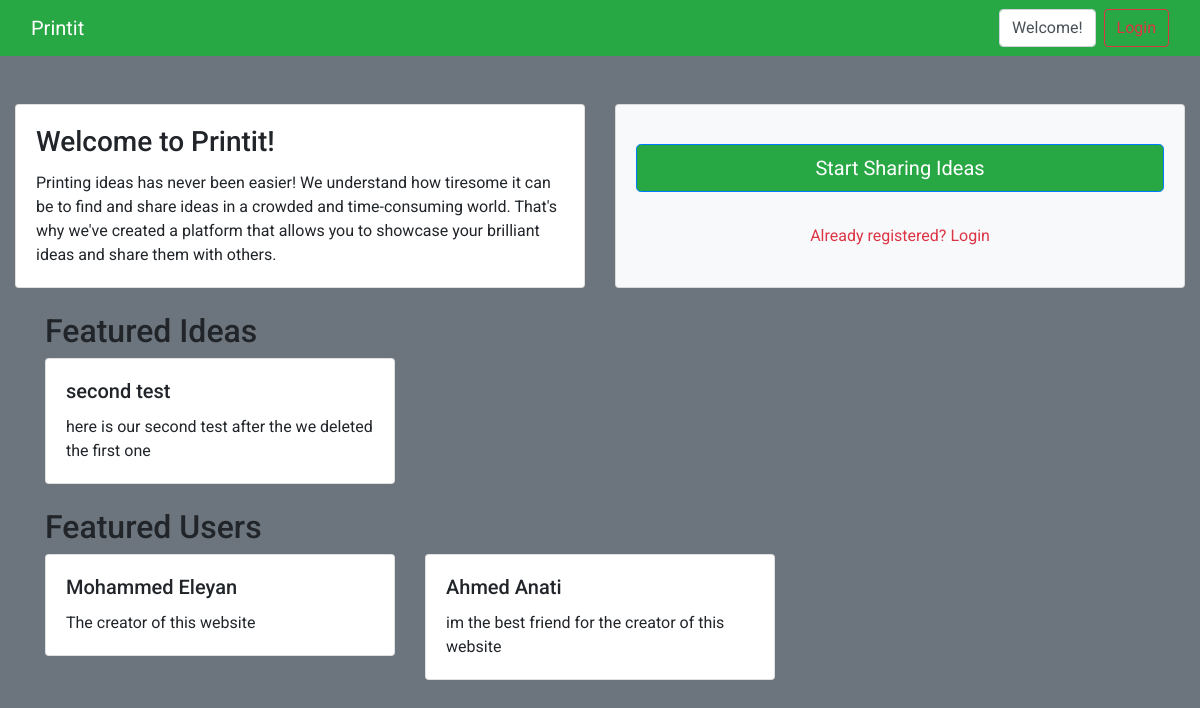
The app's page /, older data.
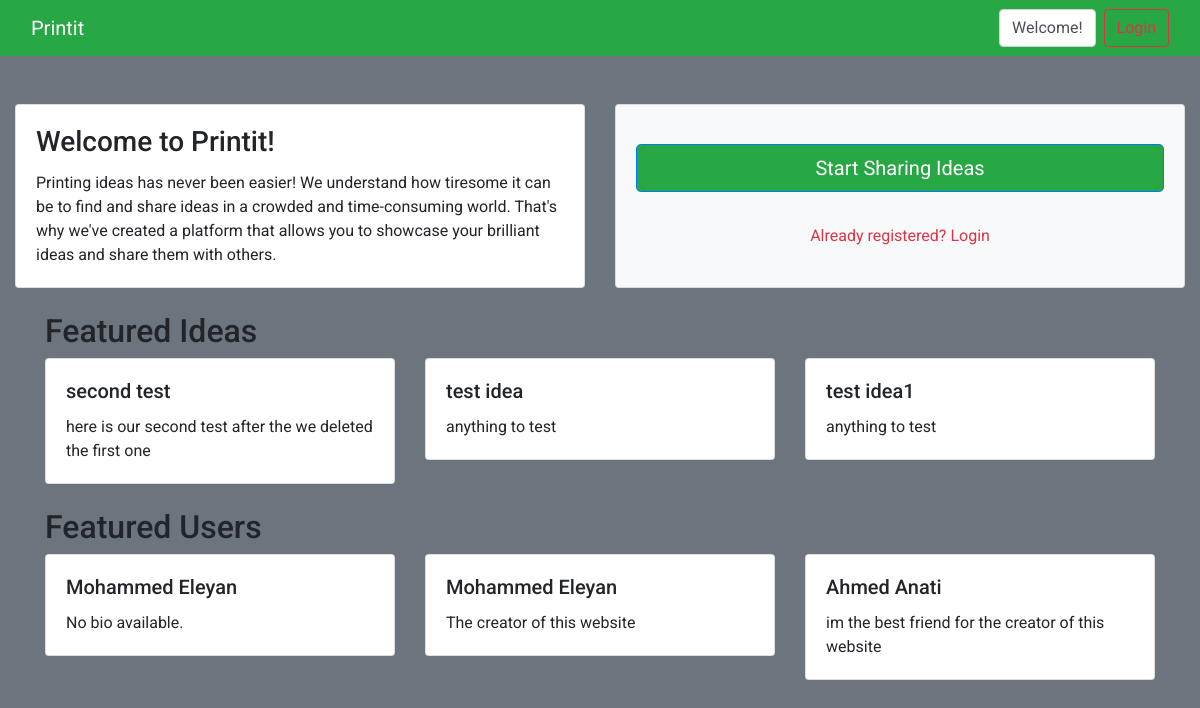
The same page, newer data.
### Printit_app/models.py (models this page shows)
class Idea(models.Model):
    user = models.ForeignKey(User, on_delete=models.CASCADE)
    title = models.CharField(max_length=200)
    content = models.TextField()
    created_at = models.DateTimeField(auto_now_add=True)
    updated_at = models.DateTimeField(auto_now=True)
    objects = IdeaManager()

class User(models.Model):
    first_name = models.CharField(max_length=150)
    last_name = models.CharField(max_length=150)
    email = models.EmailField(unique=True)
    password = models.CharField(max_length=128)
    bio = models.TextField(blank=True, null=True)
    is_admin = models.BooleanField(default=False)
    created_at = models.DateTimeField(auto_now_add=True)
    updated_at = models.DateTimeField(auto_now=True)
    objects = UserManager()

### Printit_app/views.py (the view)
# urls.py: path('', views.home, name='home'),
def home(request):
    if 'user' in request.session:
        return redirect('home_authenticated')
    else:
        featured_ideas_stars = Idea.objects.all().order_by('-star__stars')[:3]
        featured_ideas_comments = Idea.objects.all().order_by(
            '-comment__id')[:3]
        featured_ideas = (featured_ideas_stars | featured_ideas_comments)[:3]
        featured_users_ideas = User.objects.all().order_by('-idea__id')[:3]
        featured_users_comments = User.objects.all().order_by(
            '-comment__id')[:3]
        featured_users = (featured_users_ideas | featured_users_comments)[:3]
        context = {
            'featured_ideas': featured_ideas,
            'featured_users': featured_users,
        }
        return render(request, 'home.html', context)

### Printit_app/templates/home.html (shortened to what this page needs)
<!DOCTYPE html>
<html lang="en">
<head>
    {% load static %}
    <link rel="stylesheet" href="https://maxcdn.bootstrapcdn.com/bootstrap/4.0.0/css/bootstrap.min.css">
</head>
<body style="font-family: 'Roboto', sans-serif;">
    <nav class="navbar navbar-expand-lg bg-success">
        <div class="container-fluid">
            <a class="navbar-brand text-white" href="{% url 'home' %}">Printit</a>
            <div class="form-inline my-2 my-lg-0">
                <div class="form-control mr-sm-2">Welcome!</div>
                <a class="btn btn-outline-danger my-2 my-sm-0" href="{% url 'login' %}">Login</a>
            </div>
        </div>
    </nav>
    <div class="container-fluid bg-secondary bg-gradient py-5" style="height: 100vh;">
        <div class="row h-auto">
            <div class="col-sm-6 mb-4">
                <div class="card h-100">
                    <div class="card-body">
                        <h3 class="card-title">Welcome to Printit!</h3>
                        <p class="card-text">Printing ideas has never been easier! We understand how tiresome it can
                            be to find and share ideas in a crowded and time-consuming world. That's why we've created
                            a platform that allows you to showcase your brilliant ideas and share them with others.</p>
                    </div>
                </div>
            </div>
            <div class="col-sm-6 mb-4">
                <div class="card bg-light h-100">
                    <div class="card-body d-flex flex-column align-items-center justify-content-center">
                        <a href="{% url 'register' %}"
                            class="btn btn-primary btn-lg btn-block bg-success text-white">Start Sharing
                            Ideas</a>
                        <br>
                        <a class="login-link mt-2 text-center text-danger" href="{% url 'login' %}">Already registered?
                            Login
                        </a>
                    </div>
                </div>
            </div>
        </div>
        <div class="container">
            <h2>Featured Ideas</h2>
            <div class="row">
                {% for idea in featured_ideas %}
                <div class="col-md-4">
                    <div class="card mb-4">
                        <div class="card-body">
                            <h5 class="card-title">{{ idea.title }}</h5>
                            <p class="card-text">{{ idea.content }}</p>
                        </div>
                    </div>
                </div>
                {% endfor %}
            </div>
        </div>
        <div class="container">
            <h2>Featured Users</h2>
            <div class="row">
                {% for user in featured_users %}
                <div class="col-md-4">
                    <div class="card mb-4">
                        <div class="card-body">
                            <h5 class="card-title">{{ user.first_name }} {{ user.last_name }}</h5>
                            {% if user.bio %}
                            <p class="card-text">{{ user.bio }}</p>
                            {% else %}
                            <p class="card-text">No bio available.</p>
                            {% endif %}
                        </div>
                    </div>
                </div>
                {% endfor %}
            </div>
        </div>
    </div>
</body>
</html>

Row changes from the older to the newer data that the page shows:
added Idea: title "test idea", content "anything to test"
added Idea: title "test idea1", content "anything to test"
added User: first_name "Mohammed", last_name "Eleyan", bio "No bio available."
